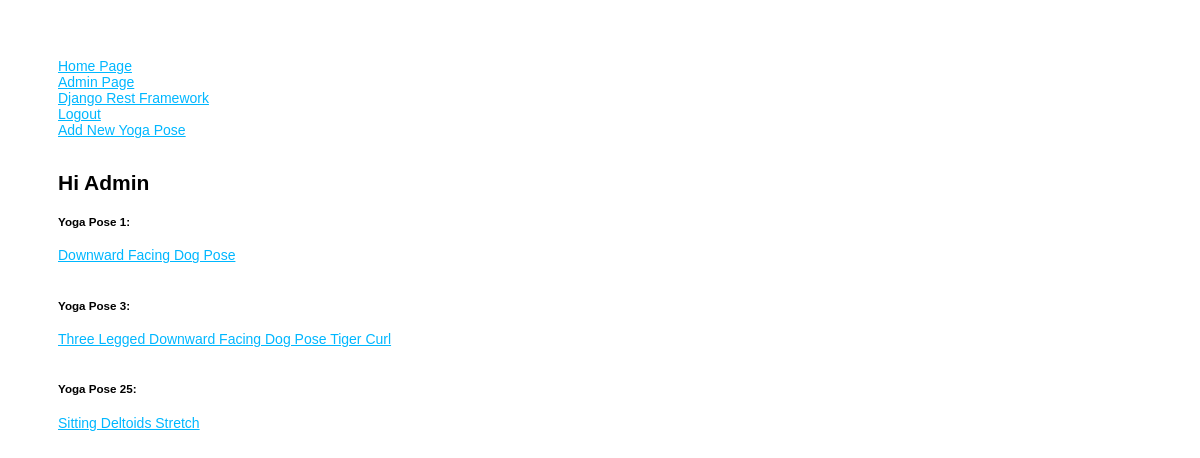
Screenshot of / (signed in) with the database file from the repository.
### yogas/models.py (models this page shows, shortened)
class Yoga(models.Model):
    name = models.CharField(max_length=300)
    description = models.TextField(max_length=3000, null=True, blank=True)
    level = models.CharField (max_length=13, choices=LEVEL_CHOICES)
    image = models.ImageField(upload_to='upload/', default="")
    posted_by = models.ForeignKey(User, on_delete=models.SET_NULL, null=True)
    updated_at = models.DateTimeField(auto_now=True)
    created_at = models.DateTimeField(auto_now_add=True)

### yogas/views.py (the view)
# urls.py: path('', include("yogas.urls")),
def yogas(request):
    yogas = Yoga.objects.all()
    context = {
        "page_title": "Yoga Poses",
        "yogas": yogas,
    }
    return render(request, "homepage.html", context)

### yogas/templates/homepage.html (shortened to what this page needs)
{% extends "layout.html" %}
{% block content %}
<div>
  {% if user.is_authenticated %}
    <h2>Hi {{ user.username|title }} </h5>
  {% endif %}
  {% for yoga in yogas %}
  <div>
    <h5>Yoga Pose {{ yoga.id }}:</h5>
    <a href="{% url 'yoga' yoga.id %}">{{yoga.name}}</a>
    <br />
    <br />
  </div>
  {% endfor %}
</div>
{% endblock %}

### yogas/static/style.css (style rules this page uses)
body { padding: 50px; font: 14px "Lucida Grande", Helvetica, Arial, sans-serif; }
a { color: #00B7FF; }

### rows the page displays
Yoga: id "1", name "Downward Facing Dog Pose"
Yoga: id "3", name "Three Legged Downward Facing Dog Pose Tiger Curl"
Yoga: id "25", name "Sitting Deltoids Stretch"

### other values shown
{{ user.username|title }} "Admin"
